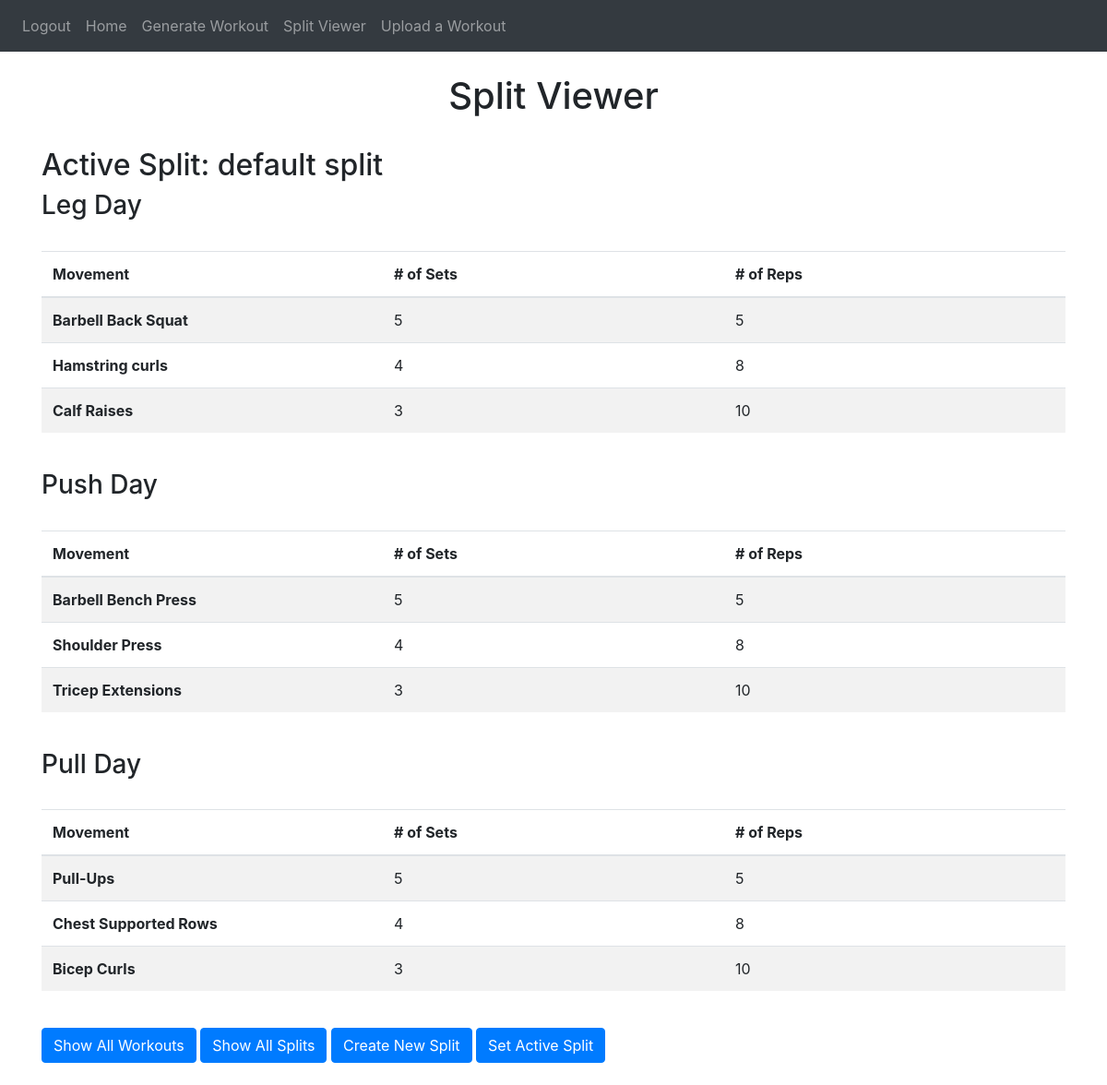
The page /split-viewer (signed in) on the database as committed earlier.
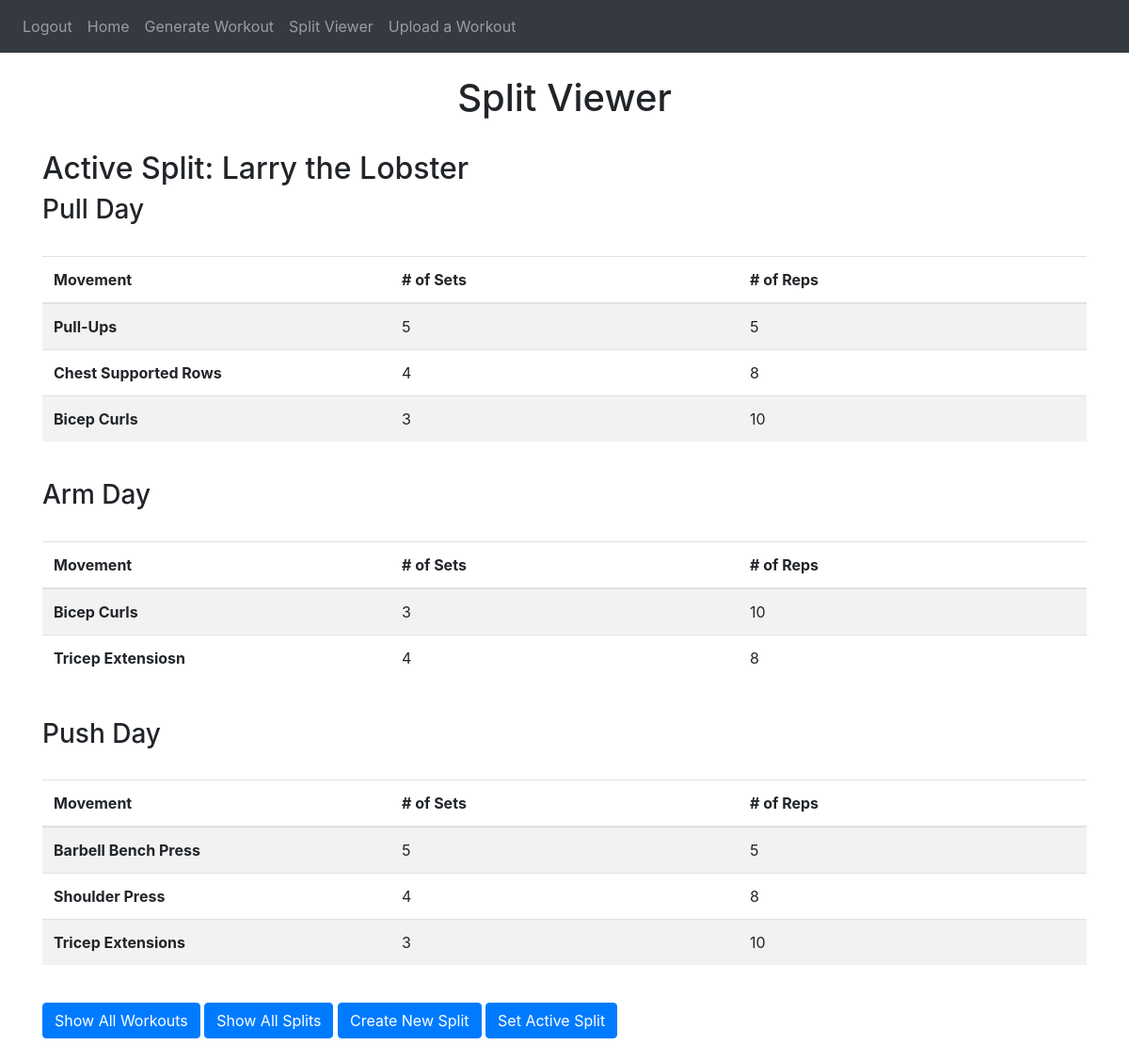
The same page on the database as committed later.
### website/models.py (models this page shows, shortened)
class Split(db.Model):
    id = db.Column(db.Integer, primary_key=True)
    split_name = db.Column(db.String(10000))
    is_active = db.Column(db.Boolean)
    user_id = db.Column(db.Integer, db.ForeignKey('user.id'))
    next_workout_ind = db.Column(db.Integer)
    order = db.Column(JSON)
    def get_workouts(self):
        return [Workout.query.filter_by(id = self.order[i]).first() for i in range(len(self.order))]

class Workout(db.Model):
    id = db.Column(db.Integer, primary_key=True)
    workout_name = db.Column(db.String(10000))
    num_movements = db.Column(db.Integer)
    movements = db.relationship('Movement', backref='workout', lazy=True)
    splits = db.relationship('Split', secondary=split_workout, backref=db.backref('workouts', lazy='dynamic'))
    user_id = db.Column(db.Integer, db.ForeignKey('user.id'))

class Movement(db.Model):
    id = db.Column(db.Integer, primary_key=True)
    mov_name = db.Column(db.String(100))
    reps = db.Column(db.Integer)
    sets = db.Column(db.Integer)
    workout_id = db.Column(db.Integer, db.ForeignKey('workout.id'))

### website/split_viewer.py (the view, shortened to what this page needs)
@split_viewer.route('/split-viewer', methods=['GET', 'POST'])
@login_required
def editor():
    return render_template("split_viewer.html", user=current_user)

### website/templates/split_viewer.html (shortened to what this page needs)
{% extends "base.html" %} {% block title %} Split Viewer {% endblock %}
{%block content%}
    <br />
    <h1 align = "center"> Split Viewer </h1>
    <br />
    {% for split in user.splits if split.is_active%}
        <h2>Active Split: {{split.split_name}}</h2>
        {% for wkrt in split.get_workouts() %}
            <h3>
                {{ wkrt.workout_name }}
            </h3>
            <br />
            <table class="table table-striped">
                <thead>
                    <tr>
                        <th scope="col">Movement</th>
                        <th scope="col"># of Sets</th>
                        <th scope="col"># of Reps</th>
                    </tr>
                </thead>
                <tbody>
                    {% for mov in wkrt.movements %}
                        <tr>
                            <th scope="row">{{mov.mov_name}}</th>
                            <td>{{mov.sets}}</td>
                            <td>{{mov.reps}}</td>
                        </tr>
                    {% endfor %}
                </tbody>
            </table>
            <br />
        {% endfor %}
    {% endfor %}
    <div class="buttons">
        <button class="btn btn-primary" id="showAllWorkouts"> Show All Workouts</button>
        <button class="btn btn-primary" id="showAllSplits"> Show All Splits</button>
        <button class="btn btn-primary" id="createNewSplit"> Create New Split</button>
        <button class="btn btn-primary" id="setActiveSplit"> Set Active Split</button>
    </div>
    <br />
{% endblock %}

### website/templates/base.html (shortened to what this page needs)
<!DOCTYPE html>
<html>
    <head>
        <link
            rel="stylesheet"
            href="https://stackpath.bootstrapcdn.com/bootstrap/4.4.1/css/bootstrap.min.css"
        />
        <link
            rel="stylesheet"
            href="https://stackpath.bootstrapcdn.com/font-awesome/4.7.0/css/font-awesome.min.css"
        />
        <link
        rel="stylesheet"
        href="https://stackpath.bootstrapcdn.com/bootstrap/4.4.1/css/bootstrap.min.css"
        />
    </head>
    <body>
        <nav class = "navbar navbar-expand-lg navbar-dark bg-dark">
            <div class = "collapse navbar-collapse" id = "navbar">
                <div class = "navbar-nav">
                    {% if user.is_authenticated %}
                        <a class = "nav-item nav-link" id = "logout" href = "/logout">Logout</a>
                        <a class = "nav-item nav-link" id = "home" href = "/">Home</a>
                        <a class = "nav-item nav-link" id = "splits" href = "/splits">Generate Workout</a>
                        <a class = "nav-item nav-link" id = "splitViewer" href = "/split-viewer">Split Viewer</a>
                        <a class = "nav-item nav-link" id = "uploadWorkout" href = "/upload-workout">Upload a Workout</a>
                    {% else %}
                        <a class = "nav-item nav-link" id = "login" href = "/login">Login</a>
                        <a class = "nav-item nav-link" id = "signUp" href = "/sign-up">Sign Up</a>
                    {% endif %}
                </div>
            </div>
        </nav>
        <div class = "container">
            {%block content%}
            {% endblock %}
        </div>
    </body>
</html>

### website/templates/split_viewer.html (style rules this page uses)
.table th, .table td { width: 33.33%; }

Rows that differ between the two databases and show on the page:
no longer on this page (row edited): Split: split_name "default split", Workout (workout_name "Push Day"), Movement (mov_name "Barbell Bench Press", sets "5", reps "5"), Movement (mov_name "Shoulder Press", sets "4", reps "8"), Movement (mov_name "Tricep Extensions", sets "3", reps "10"), Workout (workout_name "Pull Day"), Movement (mov_name "Pull-Ups", sets "5", reps "5"), Movement (mov_name "Chest Supported Rows", sets "4", reps "8"), Movement (mov_name "Bicep Curls", sets "3", reps "10")
no longer on this page (row unchanged): Workout: workout_name "Leg Day", shown under "default split"
no longer on this page (row unchanged): Movement: mov_name "Barbell Back Squat", sets "5", reps "5", shown under "Leg Day"
no longer on this page (row unchanged): Movement: mov_name "Hamstring curls", sets "4", reps "8", shown under "Leg Day"
no longer on this page (row unchanged): Movement: mov_name "Calf Raises", sets "3", reps "10", shown under "Leg Day"
added Split: split_name "Larry the Lobster", Workout (workout_name "Pull Day"), Movement (mov_name "Pull-Ups", sets "5", reps "5"), Movement (mov_name "Chest Supported Rows", sets "4", reps "8"), Movement (mov_name "Bicep Curls", sets "3", reps "10"), Workout (workout_name "Push Day"), Movement (mov_name "Barbell Bench Press", sets "5", reps "5"), Movement (mov_name "Shoulder Press", sets "4", reps "8"), Movement (mov_name "Tricep Extensions", sets "3", reps "10")
added Workout: workout_name "Arm Day", shown under "Larry the Lobster"
added Movement: mov_name "Bicep Curls", sets "3", reps "10", shown under "Arm Day"
added Movement: mov_name "Tricep Extensiosn", sets "4", reps "8", shown under "Arm Day"
